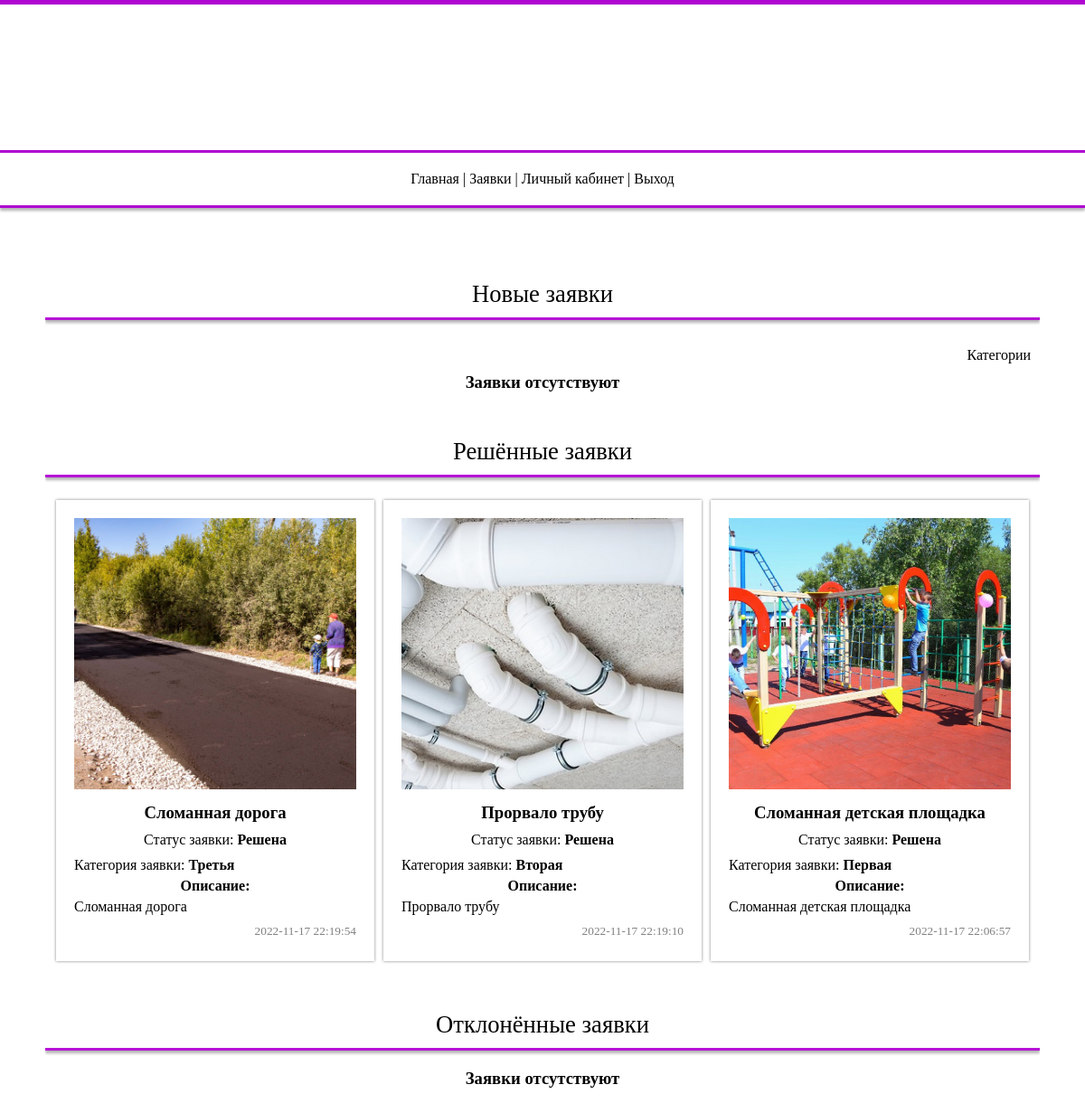
Screenshot of /admin.php?uid=1 (signed in) with the database file from the repository.
### tables this page shows
CREATE TABLE `applications` (
  `application_id` int(11) NOT NULL,
  `user_id` int(11) NOT NULL,
  `title` varchar(50) NOT NULL,
  `description` varchar(500) NOT NULL,
  `category` varchar(100) NOT NULL,
  `path_to_image_before` varchar(100) NOT NULL,
  `path_to_image_after` varchar(100) DEFAULT NULL,
  `status` varchar(30) NOT NULL,
  `rejection_reason` varchar(500) DEFAULT NULL,
  `created_at` datetime NOT NULL DEFAULT CURRENT_TIMESTAMP
);

### service/func.php (the view, shortened to what this page needs)
<?php
function fnGetAdminApplications($status) {
	global $mysqli;
	$new_sql = "SELECT * FROM `applications` WHERE `status`='Новая' ORDER BY `created_at` DESC";
	$resolved_sql = "SELECT * FROM `applications` WHERE `status`='Решена' ORDER BY `created_at` DESC";
	$rejected_sql = "SELECT * FROM `applications` WHERE `status`='Отклонена' ORDER BY `created_at` DESC";
	if($status == "new") {
		$result = $mysqli->query ($new_sql);
	} elseif ($status == "resolved") {
		$result = $mysqli->query ($resolved_sql);
	} elseif($status == "rejected") {
		$result = $mysqli->query ($rejected_sql);
	}
	if($result) {
		if( $result->num_rows == 0) {
			$app = "<h3>Заявки отсутствуют</h3>";
		} else {
			while ($row = $result->fetch_array()) {
				if($status == "resolved") $image = $row["path_to_image_after"];
				$out = sprintf("
					<div class='wrap'>
						<div class='image'>
							<div class='before'><img src='%s'/></div>
						</div>
						<h3>%s</h3>
						<p id='status'>Статус заявки: <b>%s</b></p>
						<p class='justify'>Категория заявки: <b>%s</b></p>
						<h4>Описание:</h4>
						<p class='justify'>%s</p>
						%s
						<p class='date'>%s</p>
					</div>",
					$image,
					$row["title"],
					$row["status"],
					$row["category"],
					$row["description"],
					'%s',
					$row["created_at"]
				);
				$app .= sprintf ($out, $more);
			}
		}
	} else {
		$app = "<h3>Ошибка вывода заявок</h3>";
	}
	return $app;
}

### css/style.css (style rules this page uses)
* { margin: 0; padding: 0; box-sizing: border-box; }
body { font-family: Verdana; background-color: #ffffff; font-size: 12pt; }
div.container div.wrap { padding: 20px; margin: 5px; text-align: center; background-color: white; box-shadow: 0 0 3px rgba(0,0,0,0.5); }
div.container div.wrap p, div.container div.wrap h3 { padding: 5px 0; }
div.container div.wrap img { width: 100%; height: 300px; object-fit: cover; }
div.container div.wrap div.image { height: 300px; margin-bottom: 10px; overflow: hidden; }
div.container div.wrap p.justify { text-align: justify; }
div.container div.wrap p.date { text-align: right; font-size: 10pt; color: gray; }
@media screen and (min-width: 1200px) { body { min-width: 1100px; } }
@media screen and (min-width: 1200px) { div.container div.wrap { width: 32%; } }

### rows the page displays
applications: path_to_image_after (picture), title "Сломанная дорога", status "Решена", category "Третья", description "Сломанная дорога", created_at "2022-11-17 22:19:54"
applications: path_to_image_after (picture), title "Прорвало трубу", status "Решена", category "Вторая", description "Прорвало трубу", created_at "2022-11-17 22:19:10"
applications: path_to_image_after (picture), title "Сломанная детская площадка", status "Решена", category "Первая", description "Сломанная детская площадка", created_at "2022-11-17 22:06:57"
